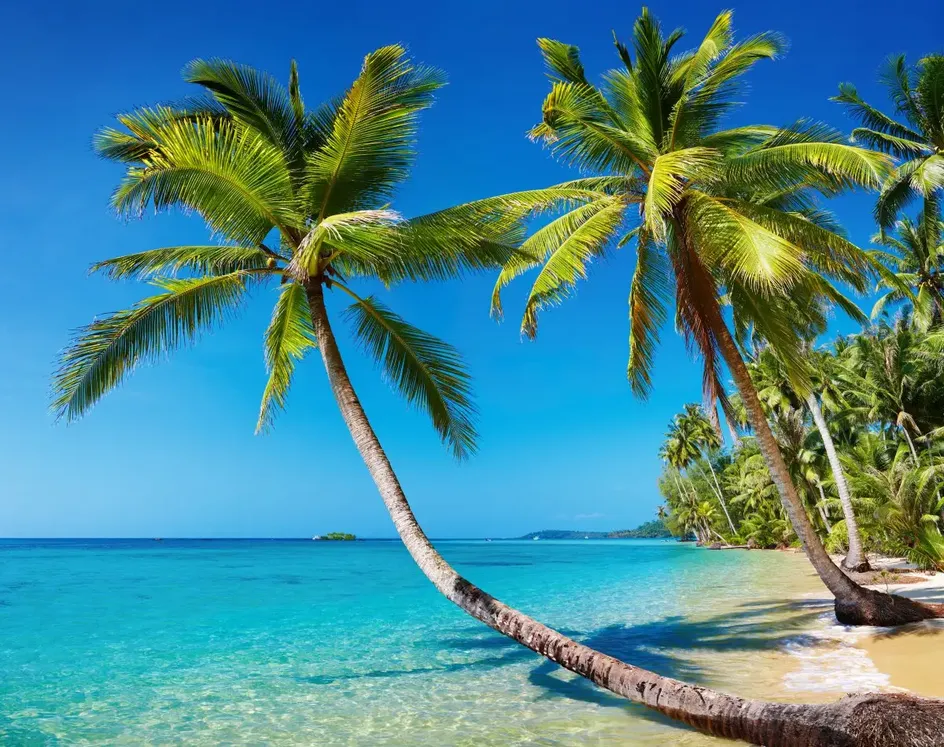
#> input picture 1.webp, 944 x 747 px, shrunk from 1200 x 950 before the run
$ python contrast_stretch.py
#> lines starting #> are read from the running program, lines starting #| are printed output that depends on the picture
import cv2
import numpy as np
import matplotlib.pyplot as plt
import math


def stretch(x)->int:
    #70-90 -> 65-95
    #115-135 -> 110-140
    if x<70:
        return round(x/70*65)
    elif x<90:
        return round((x-70)/(90-70)*(95-65)+65)
    elif x<115:
        return round((x-90)/(115-90)*(110-95)+95)
    elif x<135:
        return round((x-115)/(135-115)*(140-110)+110)
    else:
        return round((x-135)/(255-135)*(255-140)+140)


img_cv   = cv2.imread('1.webp')
#> img_cv is the input picture: shape (747, 944, 3); mean B, G, R 147.8, 136.1, 72.2
print("img_cv:",img_cv.shape)
#| img_cv: (747, 944, 3)

gray=cv2.cvtColor(img_cv,cv2.COLOR_BGR2GRAY)
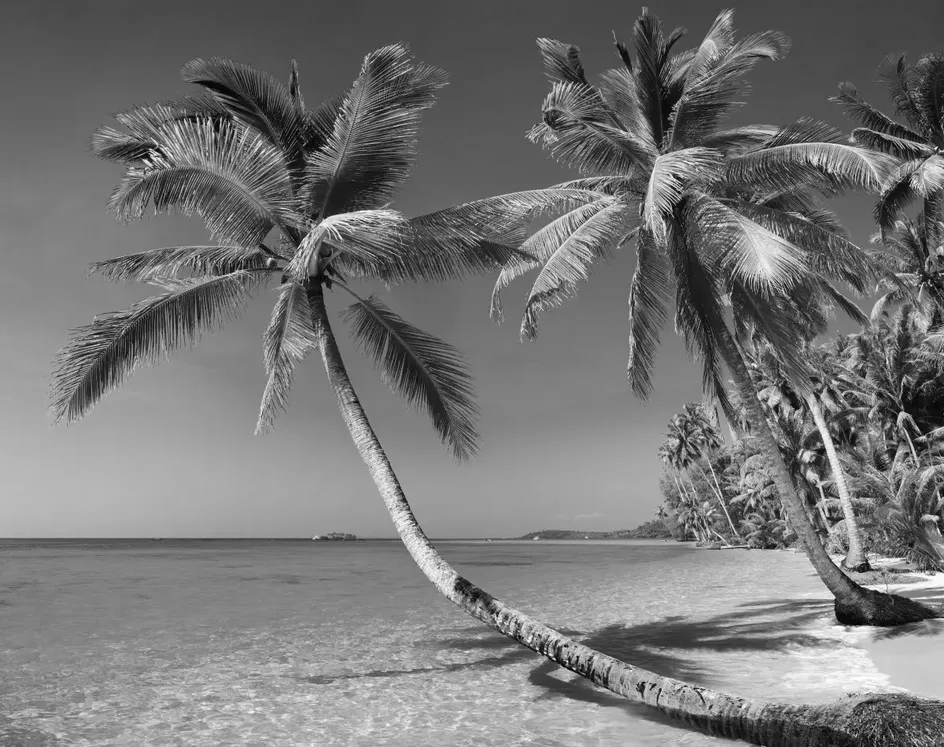
#> gray: shape (747, 944); min 0, max 255, mean 118.3
print("gray:",gray.shape)
#| gray: (747, 944)

img_stretched = np.zeros((len(gray),len(gray[0])),dtype='uint8')
#> img_stretched: shape (747, 944); every value is 0
print("img_stretched:",img_stretched.shape)
#| img_stretched: (747, 944)

for i in range(len(gray)):
    for ii in range(len(gray[0])):
        img_stretched[i][ii] = stretch(gray[i][ii])


index = [i for i in range(256)]
#> index = 256 values from 0 to 255
count = [0 for i in range(256)]
#> count = 256 values from 0 to 0
for i in img_stretched:
    for ii in i:
        count[ii] += 1
#> after the loop, count = 256 values, max 10635 at index 96, min 0 at index 67, mean 2754.6

print(count)
#> (printed output is left out)

plt.plot(index,count)
plt.show()
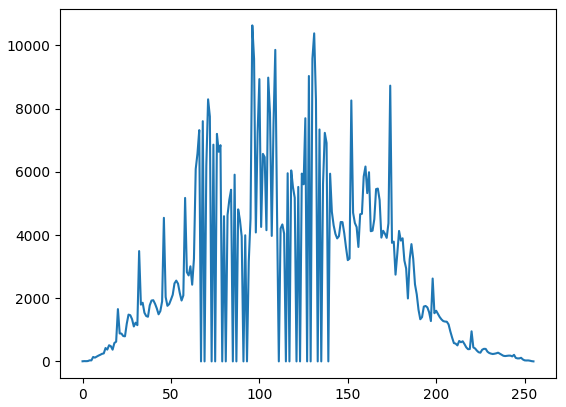
#> figure drawn by matplotlib, 1 panel; curve peaks at x = 96, y = 10635

cv2.imwrite('contrast_stretched.jpg',img_stretched)

index = [i for i in range(256)]
count = [0 for i in range(256)]
#> count = 256 values from 0 to 0
for i in range(256):
    count[i] = stretch(i)
#> after the loop, count = 256 values from 0 to 255


plt.plot(index,count)
plt.show()
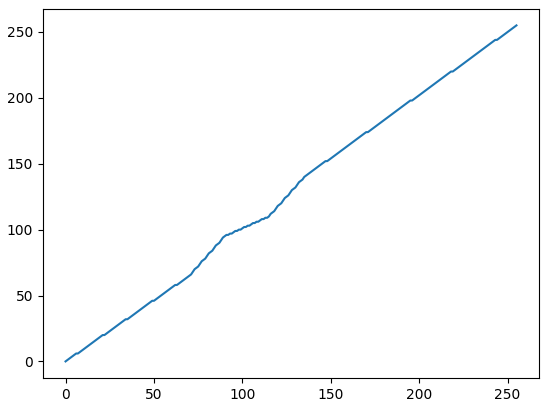
#> figure drawn by matplotlib, 1 panel; curve peaks at x = 255, y = 255

$ run again, with fft_shift.jpg saved as 1.webp
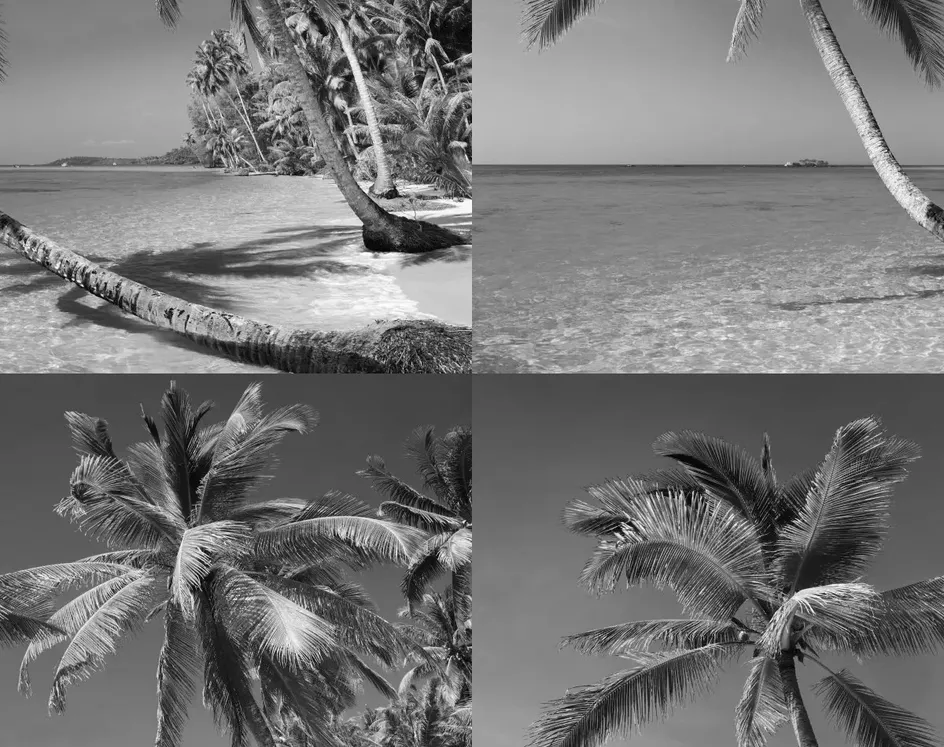
#> input picture fft_shift.jpg, 944 x 747 px, shrunk from 1200 x 950 before the run
#> img_cv is the input picture: shape (747, 944, 3); mean B, G, R 118.3, 118.3, 118.3
#| img_cv: (747, 944, 3)
#| gray: (747, 944)
#| img_stretched: (747, 944)
#> index = 256 values from 0 to 255
#> `count = [0 for i in range(256)]`: count = 256 values from 0 to 0
#> after the loop `for i in img_stretched:`: count = 256 values, max 12041 at index 72, min 0 at index 4, mean 2754.6
#> (printed output is left out)
#> `plt.show()`:
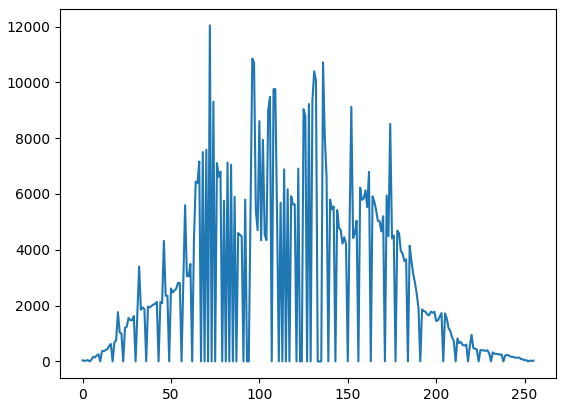
#> figure drawn by matplotlib, 1 panel; curve peaks at x = 72, y = 12041
#> `count = [0 for i in range(256)]`: count = 256 values from 0 to 0
#> after the loop `for i in range(256):`: count = 256 values from 0 to 255
